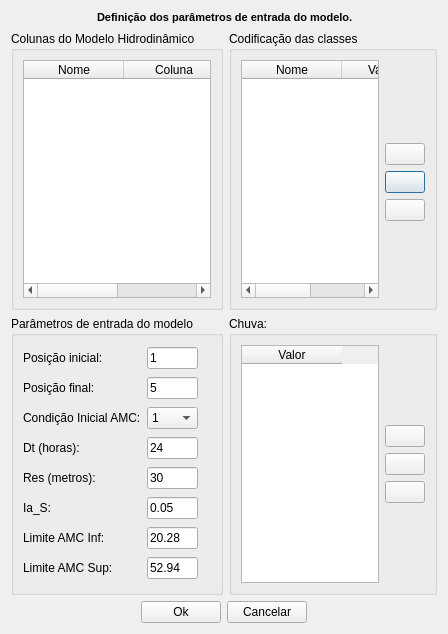
<?xml version="1.0" encoding="UTF-8"?>
<ui version="4.0">
 <class>AnalysisCreateLuaDialogForm</class>
 <widget class="QDialog" name="AnalysisCreateLuaDialogForm">
  <property name="geometry">
   <rect>
    <x>0</x>
    <y>0</y>
    <width>448</width>
    <height>634</height>
   </rect>
  </property>
  <property name="windowTitle">
   <string>Configuração dos parâmetros do modelo Hidrodinâmico</string>
  </property>
  <layout class="QGridLayout" name="gridLayout">
   <item row="0" column="0" colspan="2">
    <layout class="QHBoxLayout">
     <item>
      <widget class="QLabel" name="label">
       <property name="maximumSize">
        <size>
         <width>80</width>
         <height>80</height>
        </size>
       </property>
       <property name="text">
        <string/>
       </property>
       <property name="pixmap">
        <pixmap resource="icons.qrc">:/data/icons/analise_cria_lua.png</pixmap>
       </property>
      </widget>
     </item>
     <item>
      <widget class="QLabel" name="label_2">
       <property name="text">
        <string>&lt;!DOCTYPE HTML PUBLIC &quot;-//W3C//DTD HTML 4.0//EN&quot; &quot;http://www.w3.org/TR/REC-html40/strict.dtd&quot;&gt;
&lt;html&gt;&lt;head&gt;&lt;meta name=&quot;qrichtext&quot; content=&quot;1&quot; /&gt;&lt;style type=&quot;text/css&quot;&gt;
p, li { white-space: pre-wrap; }
&lt;/style&gt;&lt;/head&gt;&lt;body style=&quot; font-family:'MS Shell Dlg 2'; font-size:8.25pt; font-weight:400; font-style:normal;&quot;&gt;
&lt;p style=&quot; margin-top:0px; margin-bottom:0px; margin-left:0px; margin-right:0px; -qt-block-indent:0; text-indent:0px;&quot;&gt;&lt;span style=&quot; font-size:8pt; font-weight:600;&quot;&gt;Definição dos parâmetros de entrada do modelo.&lt;/span&gt;&lt;/p&gt;&lt;/body&gt;&lt;/html&gt;</string>
       </property>
       <property name="alignment">
        <set>Qt::AlignJustify|Qt::AlignVCenter</set>
       </property>
       <property name="wordWrap">
        <bool>true</bool>
       </property>
      </widget>
     </item>
    </layout>
   </item>
   <item row="1" column="0">
    <widget class="QGroupBox" name="groupBox">
     <property name="title">
      <string>Colunas do Modelo Hidrodinâmico</string>
     </property>
     <layout class="QVBoxLayout" name="verticalLayout">
      <item>
       <widget class="QTableWidget" name="hidrodynamicModelColumnsTableWidget">
        <property name="editTriggers">
         <set>QAbstractItemView::DoubleClicked|QAbstractItemView::SelectedClicked</set>
        </property>
        <property name="alternatingRowColors">
         <bool>true</bool>
        </property>
        <column>
         <property name="text">
          <string>Nome</string>
         </property>
        </column>
        <column>
         <property name="text">
          <string>Coluna</string>
         </property>
        </column>
       </widget>
      </item>
     </layout>
    </widget>
   </item>
   <item row="1" column="1">
    <widget class="QGroupBox" name="groupBox_17">
     <property name="sizePolicy">
      <sizepolicy hsizetype="Expanding" vsizetype="Preferred">
       <horstretch>0</horstretch>
       <verstretch>0</verstretch>
      </sizepolicy>
     </property>
     <property name="title">
      <string>Codificação das classes</string>
     </property>
     <layout class="QGridLayout" name="gridLayout_3">
      <item row="0" column="0" rowspan="5">
       <widget class="QTableWidget" name="classCodeTableWidget">
        <property name="alternatingRowColors">
         <bool>true</bool>
        </property>
        <attribute name="verticalHeaderMinimumSectionSize">
         <number>27</number>
        </attribute>
        <column>
         <property name="text">
          <string>Nome</string>
         </property>
        </column>
        <column>
         <property name="text">
          <string>Valor CN</string>
         </property>
        </column>
       </widget>
      </item>
      <item row="0" column="1">
       <spacer name="verticalSpacer_5">
        <property name="orientation">
         <enum>Qt::Vertical</enum>
        </property>
        <property name="sizeHint" stdset="0">
         <size>
          <width>20</width>
          <height>68</height>
         </size>
        </property>
       </spacer>
      </item>
      <item row="2" column="1">
       <widget class="QPushButton" name="analysisCreateLuaAddClassCodeItemBtn">
        <property name="toolTip">
         <string>&lt;html&gt;&lt;head&gt;&lt;meta name=&quot;qrichtext&quot; content=&quot;1&quot; /&gt;&lt;style type=&quot;text/css&quot;&gt;
p, li { white-space: pre-wrap; }
&lt;/style&gt;&lt;/head&gt;&lt;body style=&quot; font-family:'MS Shell Dlg 2'; font-size:8.25pt; font-weight:400; font-style:normal;&quot;&gt;
&lt;p style=&quot; margin-top:0px; margin-bottom:0px; margin-left:0px; margin-right:0px; -qt-block-indent:0; text-indent:0px; font-size:8pt;&quot;&gt;Adicionar grade&lt;/p&gt;&lt;/body&gt;&lt;/html&gt;</string>
        </property>
        <property name="text">
         <string/>
        </property>
        <property name="icon">
         <iconset resource="icons.qrc">
          <normaloff>:/global/icons/add.png</normaloff>:/global/icons/add.png</iconset>
        </property>
       </widget>
      </item>
      <item row="3" column="1">
       <widget class="QPushButton" name="analysisCreateLuaRemoveClassCodeItemBtn">
        <property name="toolTip">
         <string>&lt;html&gt;&lt;head&gt;&lt;meta name=&quot;qrichtext&quot; content=&quot;1&quot; /&gt;&lt;style type=&quot;text/css&quot;&gt;
p, li { white-space: pre-wrap; }
&lt;/style&gt;&lt;/head&gt;&lt;body style=&quot; font-family:'MS Shell Dlg 2'; font-size:8.25pt; font-weight:400; font-style:normal;&quot;&gt;
&lt;p style=&quot; margin-top:0px; margin-bottom:0px; margin-left:0px; margin-right:0px; -qt-block-indent:0; text-indent:0px; font-size:8pt;&quot;&gt;Remover grade&lt;/p&gt;&lt;/body&gt;&lt;/html&gt;</string>
        </property>
        <property name="text">
         <string/>
        </property>
        <property name="icon">
         <iconset resource="icons.qrc">
          <normaloff>:/global/icons/remove.png</normaloff>:/global/icons/remove.png</iconset>
        </property>
       </widget>
      </item>
      <item row="4" column="1">
       <spacer name="verticalSpacer_6">
        <property name="orientation">
         <enum>Qt::Vertical</enum>
        </property>
        <property name="sizeHint" stdset="0">
         <size>
          <width>20</width>
          <height>67</height>
         </size>
        </property>
       </spacer>
      </item>
      <item row="1" column="1">
       <widget class="QPushButton" name="reloadClassCodesBtn">
        <property name="text">
         <string/>
        </property>
        <property name="icon">
         <iconset resource="../../admin/ui/icons.qrc">
          <normaloff>:/global/icons/refresh.png</normaloff>:/global/icons/refresh.png</iconset>
        </property>
       </widget>
      </item>
     </layout>
    </widget>
   </item>
   <item row="2" column="0">
    <widget class="QGroupBox" name="groupBox_19">
     <property name="title">
      <string>Parâmetros de entrada do modelo</string>
     </property>
     <layout class="QGridLayout" name="_4">
      <item row="0" column="3">
       <widget class="QLabel" name="analysisCreateImageLabel_3">
        <property name="text">
         <string/>
        </property>
       </widget>
      </item>
      <item row="5" column="1">
       <widget class="QLineEdit" name="enterModelDTLed">
        <property name="toolTip">
         <string extracomment="Variação de tempo dos valores de chuva em horas. 1 dia &lt;=&gt; Dt = 24 horas"/>
        </property>
        <property name="statusTip">
         <string extracomment="Variação de tempo dos valores de chuva em horas. 1 dia &lt;=&gt; Dt = 24 horas"/>
        </property>
        <property name="whatsThis">
         <string extracomment="Variação de tempo dos valores de chuva em horas. 1 dia &lt;=&gt; Dt = 24 horas"/>
        </property>
        <property name="text">
         <string>24</string>
        </property>
       </widget>
      </item>
      <item row="5" column="0">
       <widget class="QLabel" name="label_87">
        <property name="text">
         <string>Dt (horas):</string>
        </property>
       </widget>
      </item>
      <item row="4" column="0">
       <widget class="QLabel" name="label_86">
        <property name="text">
         <string>Condição Inicial AMC:</string>
        </property>
       </widget>
      </item>
      <item row="3" column="0">
       <widget class="QLabel" name="label_85">
        <property name="text">
         <string>Posição final:</string>
        </property>
       </widget>
      </item>
      <item row="3" column="1">
       <widget class="QLineEdit" name="enterModelFinalPositionLed">
        <property name="toolTip">
         <string extracomment="Posição final do vetor CHUVA, onde o modelo para"/>
        </property>
        <property name="statusTip">
         <string extracomment="Posição final do vetor CHUVA, onde o modelo para"/>
        </property>
        <property name="whatsThis">
         <string extracomment="Posição final do vetor CHUVA, onde o modelo para"/>
        </property>
        <property name="text">
         <string>5</string>
        </property>
       </widget>
      </item>
      <item row="0" column="0">
       <widget class="QLabel" name="label_84">
        <property name="text">
         <string>Posição inicial:</string>
        </property>
       </widget>
      </item>
      <item row="0" column="1">
       <widget class="QLineEdit" name="enterModelInitialPositionLed">
        <property name="toolTip">
         <string extracomment="Posição inicial no vetor CHUVA para rodar o modelo"/>
        </property>
        <property name="statusTip">
         <string extracomment="Posição inicial no vetor CHUVA para rodar o modelo"/>
        </property>
        <property name="whatsThis">
         <string extracomment="Posição inicial no vetor CHUVA para rodar o modelo"/>
        </property>
        <property name="text">
         <string>1</string>
        </property>
       </widget>
      </item>
      <item row="6" column="0">
       <widget class="QLabel" name="label_88">
        <property name="text">
         <string>Res (metros):</string>
        </property>
       </widget>
      </item>
      <item row="6" column="1">
       <widget class="QLineEdit" name="enterModelResLed">
        <property name="toolTip">
         <string extracomment="Espaçamento da grade do Espaço Celular"/>
        </property>
        <property name="statusTip">
         <string extracomment="Espaçamento da grade do Espaço Celular"/>
        </property>
        <property name="whatsThis">
         <string extracomment="Espaçamento da grade do Espaço Celular"/>
        </property>
        <property name="text">
         <string>30</string>
        </property>
       </widget>
      </item>
      <item row="7" column="0">
       <widget class="QLabel" name="label_89">
        <property name="text">
         <string>Ia_S:</string>
        </property>
       </widget>
      </item>
      <item row="7" column="1">
       <widget class="QLineEdit" name="enterModelIa_SLed">
        <property name="toolTip">
         <string/>
        </property>
        <property name="statusTip">
         <string/>
        </property>
        <property name="whatsThis">
         <string/>
        </property>
        <property name="text">
         <string>0.05</string>
        </property>
       </widget>
      </item>
      <item row="8" column="0">
       <widget class="QLabel" name="label_92">
        <property name="text">
         <string>Limite AMC Inf:</string>
        </property>
       </widget>
      </item>
      <item row="8" column="1">
       <widget class="QLineEdit" name="enterModelInfAMCLimitLed">
        <property name="toolTip">
         <string extracomment="Valor abaixo do qual considera-se a condição AMC I"/>
        </property>
        <property name="statusTip">
         <string extracomment="Valor abaixo do qual considera-se a condição AMC I"/>
        </property>
        <property name="whatsThis">
         <string extracomment="Valor abaixo do qual considera-se a condição AMC I"/>
        </property>
        <property name="text">
         <string>20.28</string>
        </property>
       </widget>
      </item>
      <item row="9" column="0">
       <widget class="QLabel" name="label_91">
        <property name="text">
         <string>Limite AMC Sup:</string>
        </property>
       </widget>
      </item>
      <item row="9" column="1">
       <widget class="QLineEdit" name="enterModelSupAMCLimitLed">
        <property name="toolTip">
         <string extracomment="Valor acima do qual considera-se a condição AMC III"/>
        </property>
        <property name="statusTip">
         <string extracomment="Valor acima do qual considera-se a condição AMC III"/>
        </property>
        <property name="whatsThis">
         <string extracomment="Valor acima do qual considera-se a condição AMC III"/>
        </property>
        <property name="text">
         <string>52.94</string>
        </property>
       </widget>
      </item>
      <item row="4" column="1">
       <widget class="QComboBox" name="enterModelAMCInicialConditioncomboBox">
        <item>
         <property name="text">
          <string>1</string>
         </property>
        </item>
        <item>
         <property name="text">
          <string>2</string>
         </property>
        </item>
        <item>
         <property name="text">
          <string>3</string>
         </property>
        </item>
       </widget>
      </item>
     </layout>
    </widget>
   </item>
   <item row="2" column="1">
    <widget class="QGroupBox" name="groupBox_20">
     <property name="maximumSize">
      <size>
       <width>230</width>
       <height>16777215</height>
      </size>
     </property>
     <property name="title">
      <string>Chuva:</string>
     </property>
     <layout class="QGridLayout" name="_5">
      <item row="1" column="0">
       <widget class="QLabel" name="analysisCreateImageLabel_4">
        <property name="text">
         <string/>
        </property>
       </widget>
      </item>
      <item row="2" column="3">
       <widget class="QPushButton" name="analysisCreateLuaRemoveRainItemBtn">
        <property name="toolTip">
         <string>&lt;html&gt;&lt;head&gt;&lt;meta name=&quot;qrichtext&quot; content=&quot;1&quot; /&gt;&lt;style type=&quot;text/css&quot;&gt;
p, li { white-space: pre-wrap; }
&lt;/style&gt;&lt;/head&gt;&lt;body style=&quot; font-family:'MS Shell Dlg 2'; font-size:8.25pt; font-weight:400; font-style:normal;&quot;&gt;
&lt;p style=&quot; margin-top:0px; margin-bottom:0px; margin-left:0px; margin-right:0px; -qt-block-indent:0; text-indent:0px; font-size:8pt;&quot;&gt;Remover grade&lt;/p&gt;&lt;/body&gt;&lt;/html&gt;</string>
        </property>
        <property name="text">
         <string/>
        </property>
        <property name="icon">
         <iconset resource="icons.qrc">
          <normaloff>:/global/icons/remove.png</normaloff>:/global/icons/remove.png</iconset>
        </property>
       </widget>
      </item>
      <item row="0" column="3">
       <spacer name="verticalSpacer">
        <property name="orientation">
         <enum>Qt::Vertical</enum>
        </property>
        <property name="sizeHint" stdset="0">
         <size>
          <width>20</width>
          <height>40</height>
         </size>
        </property>
       </spacer>
      </item>
      <item row="4" column="3">
       <spacer name="verticalSpacer_2">
        <property name="orientation">
         <enum>Qt::Vertical</enum>
        </property>
        <property name="sizeHint" stdset="0">
         <size>
          <width>20</width>
          <height>40</height>
         </size>
        </property>
       </spacer>
      </item>
      <item row="1" column="3">
       <widget class="QPushButton" name="analysisCreateLuaAddRainItemBtn">
        <property name="toolTip">
         <string>&lt;html&gt;&lt;head&gt;&lt;meta name=&quot;qrichtext&quot; content=&quot;1&quot; /&gt;&lt;style type=&quot;text/css&quot;&gt;
p, li { white-space: pre-wrap; }
&lt;/style&gt;&lt;/head&gt;&lt;body style=&quot; font-family:'MS Shell Dlg 2'; font-size:8.25pt; font-weight:400; font-style:normal;&quot;&gt;
&lt;p style=&quot; margin-top:0px; margin-bottom:0px; margin-left:0px; margin-right:0px; -qt-block-indent:0; text-indent:0px; font-size:8pt;&quot;&gt;Adicionar grade&lt;/p&gt;&lt;/body&gt;&lt;/html&gt;</string>
        </property>
        <property name="text">
         <string/>
        </property>
        <property name="icon">
         <iconset resource="icons.qrc">
          <normaloff>:/global/icons/add.png</normaloff>:/global/icons/add.png</iconset>
        </property>
       </widget>
      </item>
      <item row="0" column="0" rowspan="5" colspan="2">
       <widget class="QTableWidget" name="rainTableWidget">
        <column>
         <property name="text">
          <string>Valor</string>
         </property>
        </column>
       </widget>
      </item>
      <item row="3" column="3">
       <widget class="QPushButton" name="openFileRainPushButton">
        <property name="text">
         <string/>
        </property>
        <property name="icon">
         <iconset resource="icons.qrc">
          <normaloff>:/global/icons/config_open.png</normaloff>:/global/icons/config_open.png</iconset>
        </property>
       </widget>
      </item>
     </layout>
    </widget>
   </item>
   <item row="3" column="0" colspan="2">
    <layout class="QHBoxLayout">
     <item>
      <spacer>
       <property name="orientation">
        <enum>Qt::Horizontal</enum>
       </property>
       <property name="sizeHint" stdset="0">
        <size>
         <width>40</width>
         <height>20</height>
        </size>
       </property>
      </spacer>
     </item>
     <item>
      <widget class="QPushButton" name="okBtn">
       <property name="toolTip">
        <string>&lt;html&gt;&lt;head&gt;&lt;meta name=&quot;qrichtext&quot; content=&quot;1&quot; /&gt;&lt;style type=&quot;text/css&quot;&gt;
p, li { white-space: pre-wrap; }
&lt;/style&gt;&lt;/head&gt;&lt;body style=&quot; font-family:'MS Shell Dlg 2'; font-size:8.25pt; font-weight:400; font-style:normal;&quot;&gt;
&lt;p style=&quot; margin-top:0px; margin-bottom:0px; margin-left:0px; margin-right:0px; -qt-block-indent:0; text-indent:0px;&quot;&gt;Salvar alterações&lt;/p&gt;&lt;/body&gt;&lt;/html&gt;</string>
       </property>
       <property name="text">
        <string>Ok</string>
       </property>
       <property name="icon">
        <iconset resource="icons.qrc">
         <normaloff>:/global/icons/ok.png</normaloff>:/global/icons/ok.png</iconset>
       </property>
      </widget>
     </item>
     <item>
      <widget class="QPushButton" name="cancelBtn">
       <property name="toolTip">
        <string>&lt;html&gt;&lt;head&gt;&lt;meta name=&quot;qrichtext&quot; content=&quot;1&quot; /&gt;&lt;style type=&quot;text/css&quot;&gt;
p, li { white-space: pre-wrap; }
&lt;/style&gt;&lt;/head&gt;&lt;body style=&quot; font-family:'MS Shell Dlg 2'; font-size:8.25pt; font-weight:400; font-style:normal;&quot;&gt;
&lt;p style=&quot; margin-top:0px; margin-bottom:0px; margin-left:0px; margin-right:0px; -qt-block-indent:0; text-indent:0px; font-size:8pt;&quot;&gt;Cancelar alterações&lt;/p&gt;&lt;/body&gt;&lt;/html&gt;</string>
       </property>
       <property name="text">
        <string>Cancelar</string>
       </property>
       <property name="icon">
        <iconset resource="icons.qrc">
         <normaloff>:/global/icons/cancel.png</normaloff>:/global/icons/cancel.png</iconset>
       </property>
      </widget>
     </item>
     <item>
      <spacer name="horizontalSpacer">
       <property name="orientation">
        <enum>Qt::Horizontal</enum>
       </property>
       <property name="sizeHint" stdset="0">
        <size>
         <width>40</width>
         <height>20</height>
        </size>
       </property>
      </spacer>
     </item>
    </layout>
   </item>
  </layout>
 </widget>
 <resources>
  <include location="icons.qrc"/>
  <include location="../../admin/ui/icons.qrc"/>
 </resources>
 <connections/>
</ui>
